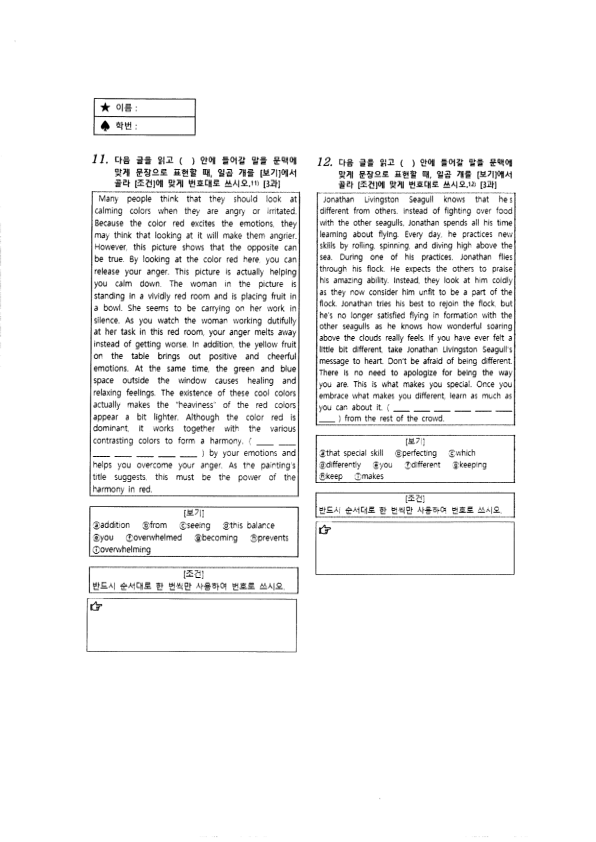
#> input picture OLD/서술형1/converted_62.png, 596 x 842 px
$ python student_name_id.py
#> lines starting #> are read from the running program, lines starting #| are printed output that depends on the picture
import cv2
import numpy as np
from google.cloud import vision
from google.oauth2 import service_account
import io
import base64

# 구글 키 파일 경로 설정
credentials_path = 'inbound-bee-234915-0490831a85a5.json'

# 구글 서비스 계정 인증 설정
credentials = service_account.Credentials.from_service_account_file(credentials_path)
client = vision.ImageAnnotatorClient(credentials=credentials)

# 파일 주소
scanned_png = './시험지/SampleData/MCQ/T2/Scanned/converted_62.png'
templateMatching_png = './시험지/SampleData/student_template/studentName.png'

# 이미지를 읽어온다
img_array = np.fromfile(scanned_png, np.uint8)
scanned_png = cv2.imdecode(img_array,cv2.IMREAD_GRAYSCALE)
#> scanned_png is the input picture: shape (842, 596); min 0, max 255, mean 243.7


img_array = np.fromfile(templateMatching_png, np.uint8)
templateMatching_png = cv2.imdecode(img_array,cv2.IMREAD_GRAYSCALE)
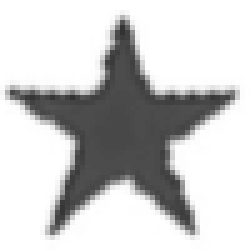
#> input picture OLD/시험지/SampleData/student_template/studentName.png, 50 x 50 px (shown 5 times larger)
#> templateMatching_png is the input picture: shape (50, 50); min 49, max 255, mean 202.8

def find_multiple_occurrences(scanned_png, templateMatching_png, threshold=0.8):

    # 템플릿 매칭을 수행합니다.
#> called with threshold = 0.8
    result = cv2.matchTemplate(scanned_png, templateMatching_png, cv2.TM_CCOEFF_NORMED)
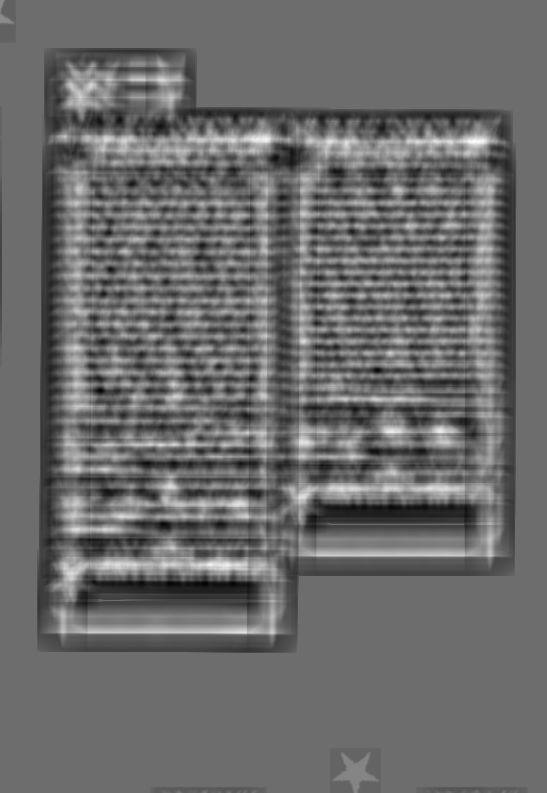
#> result: shape (793, 547) float32; min -0.252, max 0.335, mean -0.00369; drawn with min black and max white

    # 매칭 결과에서 임계값 이상인 위치 찾기.
    locations = np.where(result >= threshold)
#> locations = (empty array, empty array)

    occurrences = []
    for loc in zip(*locations[::-1]):
        occurrences.append(loc)
#> this loop made 0 passes
#> after the loop, occurrences = []

    return occurrences

# templateMatching_png의 여러 위치 찾기
occurrences = find_multiple_occurrences(scanned_png, templateMatching_png)
#> occurrences = []
w, h = templateMatching_png.shape[::-1]
#> w = 50; h = 50

# 찾은 위치를 scanned_png에 표시
for pt in occurrences:
    x1, y1 = pt
    x2, y2 = (x1 + w, y1 + h)
    cv2.rectangle(scanned_png, (x1, y1), (x2, y2), (0, 255, 0), 1)

# 이름/학번 영역
for pt in occurrences:
    x1, y1 = pt
    x2, y2 = (x1 + w, y1 + h)

    # 이름 영역
    Name_x1 = x1 + 160
    Name_y1 = y1 - 20

    Name_x2 = x2 + 500
    Name_y2 = y2 + 20

    #학번 영역
    Number_x1 = x1 + 160
    Number_y1 = y1 + 70

    Number_x2 = x2 + 500
    Number_y2 = y2 + 140

#> (the run stopped early here; a loop or call above may not have finished)
